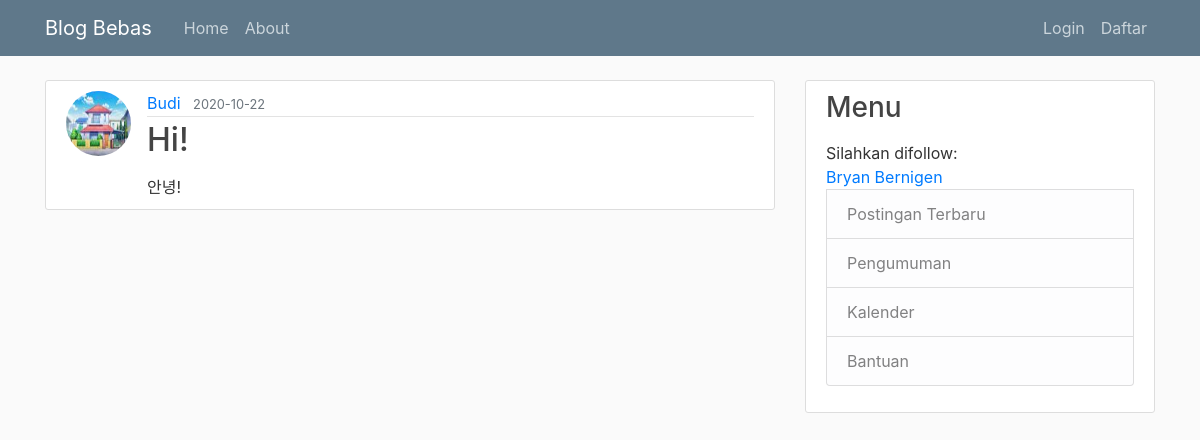
/post/1, run on the app's committed database.
### FlaskTutorial/models.py (models this page shows, shortened)
class User(db.Model, UserMixin):
    id = db.Column(db.Integer, primary_key=True)
    username = db.Column(db.String(20), unique=True, nullable=False)
    email = db.Column(db.String(120), unique=True, nullable=False)
    image_file = db.Column(db.String(20), nullable=False, default='default.jpg')
    password = db.Column(db.String(60), nullable=False)
    posts = db.relationship('Post', backref='author', lazy=True)

class Post(db.Model):
    id = db.Column(db.Integer, primary_key=True)
    title = db.Column(db.String(100), nullable=False)
    date_posted = db.Column(db.DateTime, nullable=False, default=datetime.utcnow)
    content = db.Column(db.Text, nullable=False)
    user_id = db.Column(db.Integer, db.ForeignKey('user.id'), nullable=False)

### FlaskTutorial/routes.py (the view)
@app.route("/post/<int:post_id>")
def post(post_id):
    post = Post.query.get_or_404(post_id)
    return render_template('post.html', title=post.title, post=post)

### FlaskTutorial/templates/post.html (shortened to what this page needs)
{% extends 'layout.html' %}
{% block layout %}
<article class="media content-section">
    <img class="rounded-circle article-img" src="{{ url_for('static', filename='profile_pics/' + post.author.image_file) }}">
    <div class="media-body">
        <div class="article-metadata">
            <a class="mr-2" href="{{ url_for('user_posts', username=post.author.username) }}">{{ post.author.username }}</a>
            <small class="text-muted">{{ post.date_posted.strftime('%Y-%m-%d') }}</small>
        </div>
        <h2><a class="article-title">{{ post.title }}</a></h2>
        <p class="article-content" ></p> {{ post.content }}
    </div>
</article>
{% endblock layout %}

### FlaskTutorial/static/main.css (style rules this page uses)
body { background: #fafafa; color: #333333; margin-top: 5rem; }
h1, h2, h3, h4, h5, h6 { color: #444444; }
.content-section { background: #ffffff; padding: 10px 20px; border: 1px solid #dddddd; border-radius: 3px; margin-bottom: 20px; }
.article-title { color: #444444; }
.article-img { height: 65px; width: 65px; margin-right: 16px; }
.article-metadata { padding-bottom: 1px; margin-bottom: 4px; border-bottom: 1px solid #e3e3e3 }

### data on the page
User: image_file (picture), author.username "Budi"
Post: date_posted "2020-10-22", title "Hi!", content "안녕!"
